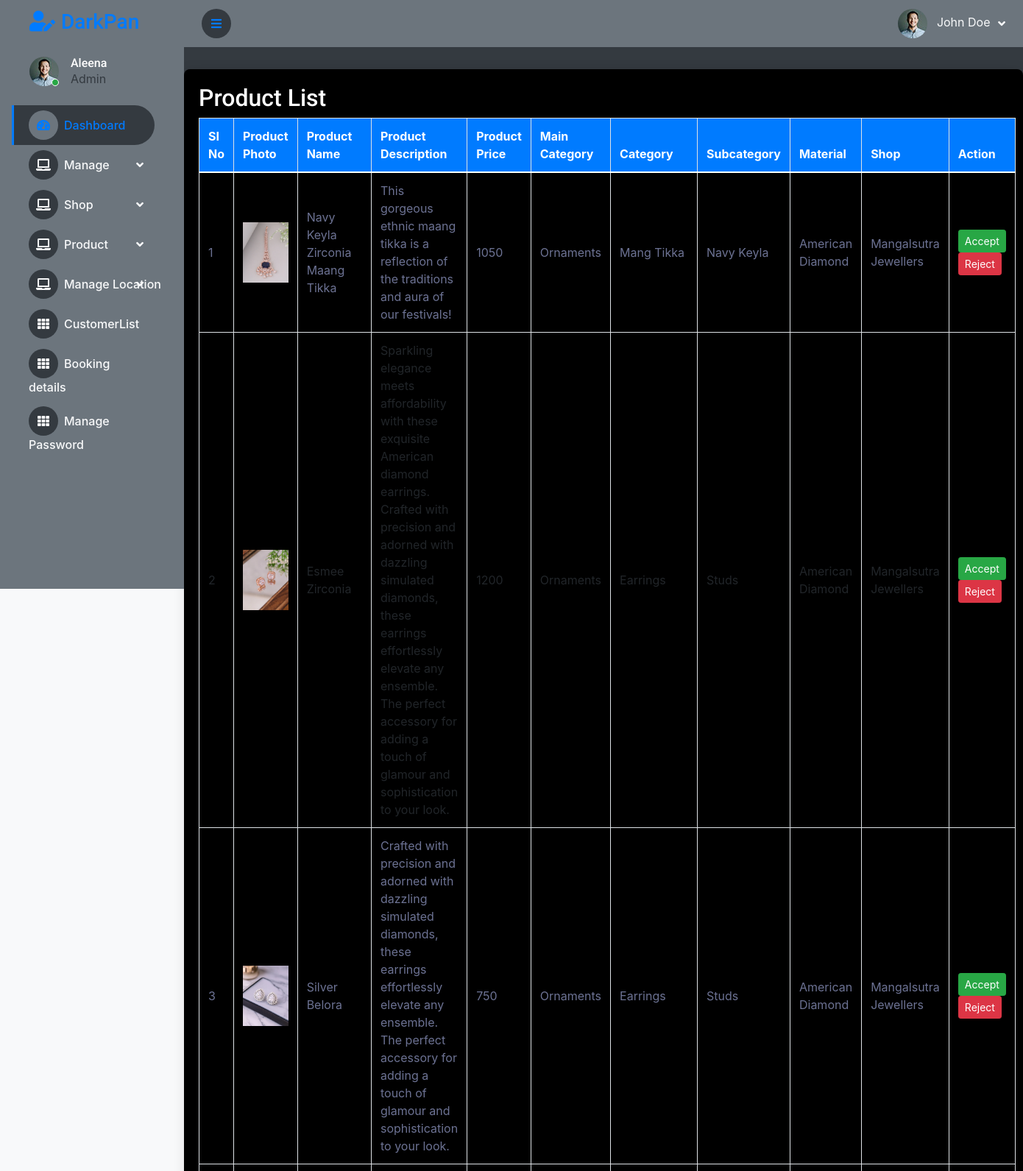
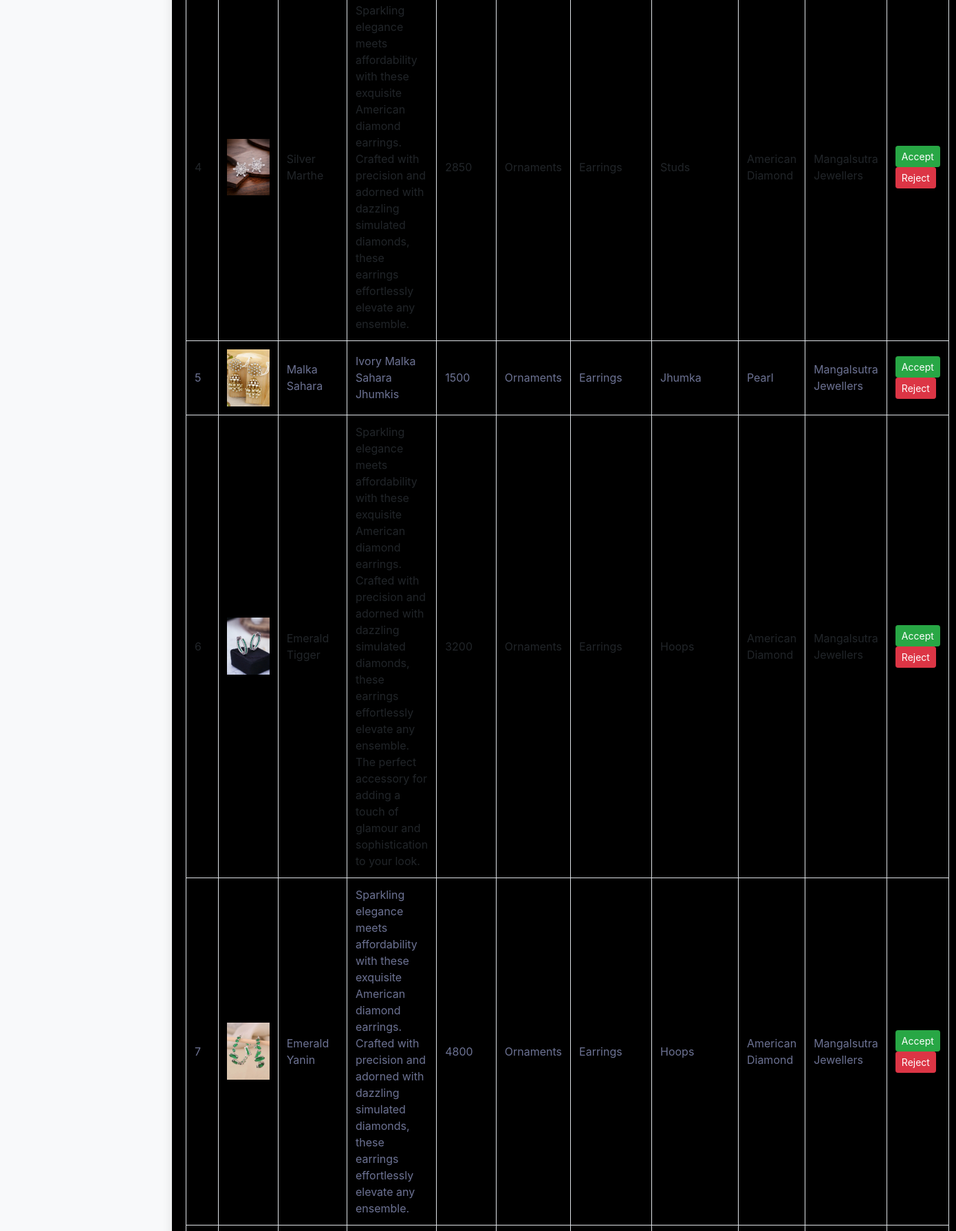
Screenshot of /Project/Admin/NewProduct.php (upper part) with the database file from the repository (2 pictures, top to bottom).
### tables this page shows
CREATE TABLE `tbl_product` (
  `product_id` int(11) NOT NULL,
  `product_name` varchar(100) NOT NULL,
  `product_description` varchar(600) NOT NULL,
  `product_price` int(11) NOT NULL,
  `product_photo` varchar(100) NOT NULL,
  `subcategory_id` int(11) NOT NULL,
  `shop_id` int(11) NOT NULL,
  `material_id` int(11) NOT NULL,
  `product_vstatus` int(11) NOT NULL DEFAULT 0
);

CREATE TABLE `tbl_maincategory` (
  `mcategory_id` int(11) NOT NULL,
  `mcategory_name` varchar(30) NOT NULL
);

CREATE TABLE `tbl_category` (
  `category_id` int(11) NOT NULL,
  `category_name` varchar(30) NOT NULL,
  `mcategory_id` int(11) NOT NULL
);

CREATE TABLE `tbl_subcategory` (
  `subcategory_id` int(11) NOT NULL,
  `subcategory_name` varchar(50) NOT NULL,
  `category_id` int(11) NOT NULL
);

CREATE TABLE `tbl_material` (
  `material_id` int(11) NOT NULL,
  `material_name` varchar(30) NOT NULL
);

CREATE TABLE `tbl_shop` (
  `shop_id` int(11) NOT NULL,
  `shop_name` varchar(30) NOT NULL,
  `shop_vstatus` int(11) NOT NULL DEFAULT 0,
  `shop_email` varchar(30) NOT NULL,
  `shop_password` varchar(8) NOT NULL,
  `shop_address` varchar(50) NOT NULL,
  `shop_logo` varchar(100) NOT NULL,
  `shop_proof` varchar(100) NOT NULL,
  `shop_doj` varchar(10) NOT NULL,
  `shop_contact` varchar(10) NOT NULL,
  `place_id` int(11) NOT NULL
);

### Project/Admin/NewProduct.php (the view, shortened to what this page needs)
<?php
include("../Assets/Connection/connection.php");
include("Head.php");
?><!DOCTYPE html PUBLIC "-//W3C//DTD XHTML 1.0 Transitional//EN" "http://www.w3.org/TR/xhtml1/DTD/xhtml1-transitional.dtd">
<html xmlns="http://www.w3.org/1999/xhtml">
<head>
<link href="https://stackpath.bootstrapcdn.com/bootstrap/4.5.2/css/bootstrap.min.css" rel="stylesheet">
</head>
<body>
<div class="container">
    <h2>Product List</h2>
    <table class="table table-bordered table-striped">
        <thead>
            <tr>
                <th>SI No</th>
                <th>Product Photo</th>
                <th>Product Name</th>
                <th>Product Description</th>
                <th>Product Price</th>
                <th>Main Category</th>
                <th>Category</th>
                <th>Subcategory</th>
                <th>Material</th>
                <th>Shop</th>
                <th>Action</th>
            </tr>
        </thead>
        <tbody>
            <?php
            $i = 0;
            $selQry = "SELECT * FROM tbl_product p
                        INNER JOIN tbl_subcategory s ON p.subcategory_id = s.subcategory_id
                        INNER JOIN tbl_category c ON s.category_id = c.category_id
                        INNER JOIN tbl_shop sp ON sp.shop_id = p.shop_id
                        INNER JOIN tbl_material m ON p.material_id = m.material_id
                        INNER JOIN tbl_maincategory mc ON mc.mcategory_id = c.mcategory_id
                        WHERE p.product_vstatus = 0";
            $result = $con->query($selQry);
            while ($row = $result->fetch_assoc()) {
                $i++;
            ?>
            <tr>
                <td><?php echo $i; ?></td>
                <td><img src="../Assets/Files/Product/Photos/<?php echo htmlspecialchars($row['product_photo']); ?>" alt="Product Photo" /></td>
                <td><?php echo htmlspecialchars($row["product_name"]); ?></td>
                <td><?php echo htmlspecialchars($row["product_description"]); ?></td>
                <td><?php echo htmlspecialchars($row["product_price"]); ?></td>
                <td><?php echo htmlspecialchars($row["mcategory_name"]); ?></td>
                <td><?php echo htmlspecialchars($row["category_name"]); ?></td>
                <td><?php echo htmlspecialchars($row["subcategory_name"]); ?></td>
                <td><?php echo htmlspecialchars($row["material_name"]); ?></td>
                <td><?php echo htmlspecialchars($row["shop_name"]); ?></td>
                <td class="action-links">
                    <a href="NewProduct.php?aid=<?php echo $row['product_id']; ?>" class="btn btn-success btn-sm">Accept</a>
                    <a href="NewProduct.php?rid=<?php echo $row['product_id']; ?>" class="btn btn-danger btn-sm">Reject</a>
                </td>
            </tr>
            <?php
            }
            ?>
        </tbody>
    </table>
</div>
</body>
</html>
<?php
            include("Foot.php");
?>

### Project/Assets/Templates/Admin/css/style.css (style rules this page uses)
:root { --primary: #EB1616; --secondary: #191C24; --light: #6C7293; --dark: #000000; }
.btn { transition: .5s; }

### Project/Admin/NewProduct.php (style rules this page uses)
body { background-color: #f8f9fa; color: #343a40; }
.container { margin-top: 30px; padding: 20px; background-color: black; border-radius: 0.5rem; box-shadow: 0 0 15px rgba(0, 0, 0, 0.1); }
.table img { width: 100%; height: auto; }
.table th { background-color: #007bff; color: #ffffff; }
.table td { vertical-align: middle; }

### rows the page displays
tbl_product: product_photo (picture), product_name "Navy Keyla Zirconia Maang Tikka", product_description "This gorgeous ethnic maang tikka is a reflection of the traditions and aura of our festivals!", product_price "1050", tbl_maincategory.mcategory_name "Ornaments", tbl_category.category_name "Mang Tikka", subcategory.subcategory_name "Navy Keyla", material.material_name "American Diamond", shop.shop_name "Mangalsutra Jewellers"
tbl_product: product_photo (picture), product_name "Esmee Zirconia", product_description "Sparkling elegance meets affordability with these exquisite American diamond earrings. Crafted with precision and adorned with dazzling simulated diamonds, these earrings effortlessly elevate any ensemble. The perfect accessory for adding a touch of glamour and sophistication to your look.", product_price "1200", tbl_maincategory.mcategory_name "Ornaments", tbl_category.category_name "Earrings", subcategory.subcategory_name "Studs", material.material_name "American Diamond", shop.shop_name "Mangalsutra Jewellers"
tbl_product: product_photo (picture), product_name "Silver Belora", product_description "Crafted with precision and adorned with dazzling simulated diamonds, these earrings effortlessly elevate any ensemble. The perfect accessory for adding a touch of glamour and sophistication to your look.", product_price "750", tbl_maincategory.mcategory_name "Ornaments", tbl_category.category_name "Earrings", subcategory.subcategory_name "Studs", material.material_name "American Diamond", shop.shop_name "Mangalsutra Jewellers"
tbl_product: product_photo (picture), product_name "Silver Marthe", product_description "Sparkling elegance meets affordability with these exquisite American diamond earrings. Crafted with precision and adorned with dazzling simulated diamonds, these earrings effortlessly elevate any ensemble.", product_price "2850", tbl_maincategory.mcategory_name "Ornaments", tbl_category.category_name "Earrings", subcategory.subcategory_name "Studs", material.material_name "American Diamond", shop.shop_name "Mangalsutra Jewellers"
tbl_product: product_photo (picture), product_name "Malka Sahara", product_description "Ivory Malka Sahara Jhumkis", product_price "1500", tbl_maincategory.mcategory_name "Ornaments", tbl_category.category_name "Earrings", subcategory.subcategory_name "Jhumka", material.material_name "Pearl", shop.shop_name "Mangalsutra Jewellers"
tbl_product: product_photo (picture), product_name "Emerald Tigger", product_description "Sparkling elegance meets affordability with these exquisite American diamond earrings. Crafted with precision and adorned with dazzling simulated diamonds, these earrings effortlessly elevate any ensemble. The perfect accessory for adding a touch of glamour and sophistication to your look.", product_price "3200", tbl_maincategory.mcategory_name "Ornaments", tbl_category.category_name "Earrings", subcategory.subcategory_name "Hoops", material.material_name "American Diamond", shop.shop_name "Mangalsutra Jewellers"
tbl_product: product_photo (picture), product_name "Emerald Yanin", product_description "Sparkling elegance meets affordability with these exquisite American diamond earrings. Crafted with precision and adorned with dazzling simulated diamonds, these earrings effortlessly elevate any ensemble.", product_price "4800", tbl_maincategory.mcategory_name "Ornaments", tbl_category.category_name "Earrings", subcategory.subcategory_name "Hoops", material.material_name "American Diamond", shop.shop_name "Mangalsutra Jewellers"
